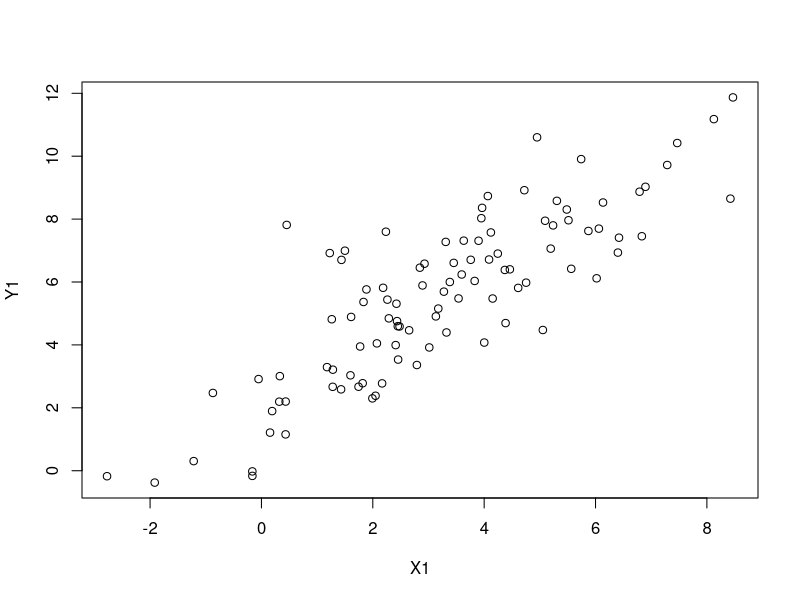
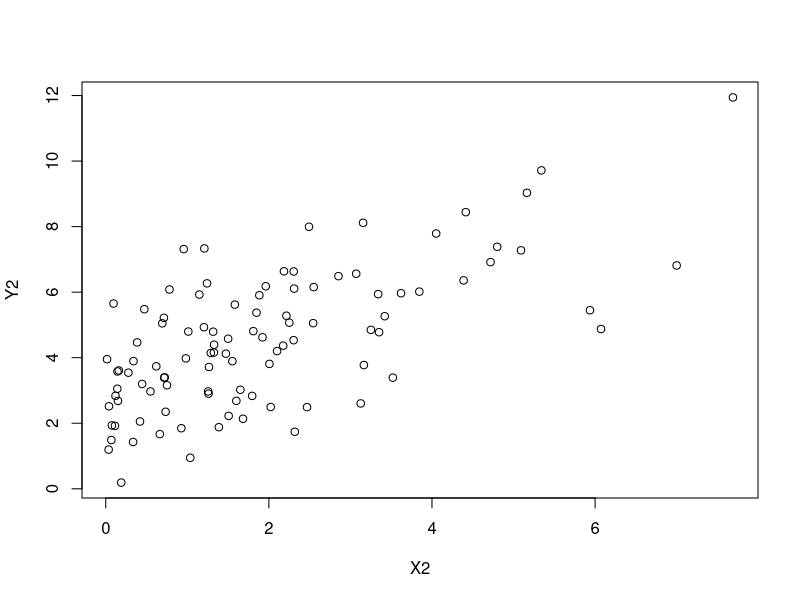

The R source for these figures, in order:
## ---- chunk 1
a<-1
b<-2.5
obs <- 100
set.seed(123)

produceY <- function(a,b,X,Epsilon){
  return(a*X + b + Epsilon)
}
## ---- chunk 2
# xs are normally distributed
norm.mu <- 3
norm.sigma <- 2.5
X1 <- rnorm(obs, norm.mu, norm.sigma)
Epsilons <- rnorm(obs, 0, 1.5)

Y1 <- produceY(a, b, X1, Epsilons)
plot(X1, Y1)
## ---- chunk 3
# xs are normally distributed
lambda <- 0.5

X2 <- rexp(obs, lambda)
Epsilons <- rnorm(obs, 0, 1.5)

Y2 <- produceY(a, b, X2, Epsilons)
plot(X2, Y2)
